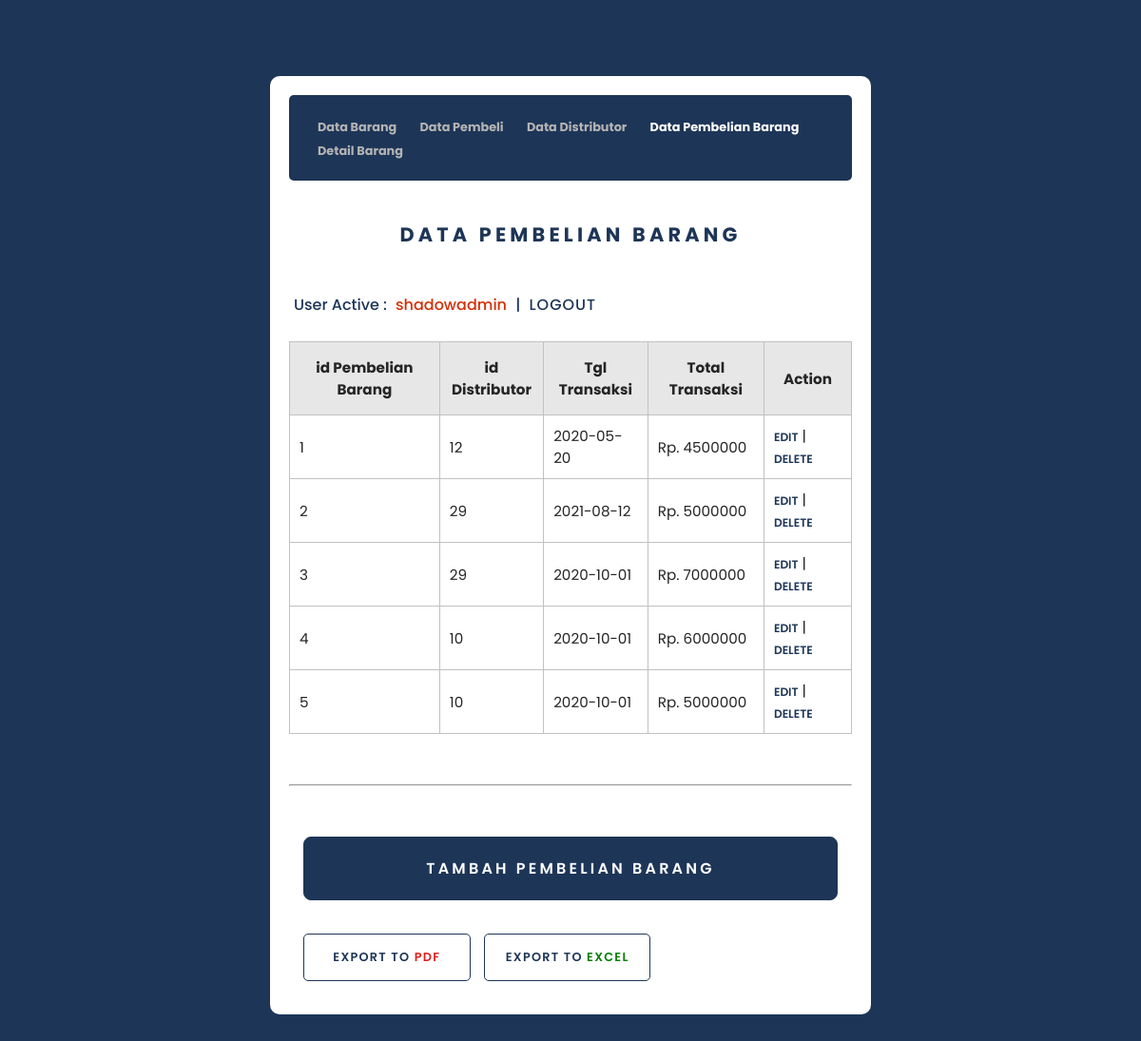
Page /uas_basisdata/admin/datapembelianbarang.php (signed in) on the committed database.
### tables this page shows
CREATE TABLE `data_pembelian_barang` (
  `id_pembelian_barang` int(5) NOT NULL AUTO_INCREMENT,
  `id_distributor` int(5) NOT NULL,
  `tgl_transaksi_pembelian` date DEFAULT NULL,
  `total_transaksi` int(15) DEFAULT NULL,
  PRIMARY KEY (`id_pembelian_barang`),
  KEY `id_distributor` (`id_distributor`),
  CONSTRAINT `data_pembelian_barang_ibfk_1` FOREIGN KEY (`id_distributor`) REFERENCES `data_distributor` (`id_distributor`) ON DELETE CASCADE ON UPDATE CASCADE
);

### uas_basisdata/admin/datapembelianbarang.php (the view, shortened to what this page needs)
<?php
include "../koneksi.php";
$datapembelian = "SELECT * FROM `data_pembelian_barang` ORDER BY `data_pembelian_barang`.`id_pembelian_barang` ASC";
$printb = mysqli_query($conn, $datapembelian);
?>
<!DOCTYPE html>
<html lang="en">
<head>
    <link rel="stylesheet" href="../css/style.css" type="text/css">
</head>
<body>
    <div class="containers">
        <nav>
            <a href="databarang.php">Data Barang</a>
            <a href="datapembeli.php">Data Pembeli</a>
            <a href="datadistributor.php">Data Distributor</a>
            <a href="datapembelianbarang.php" class="active">Data Pembelian Barang</a>
            <a href="detailbarang.php">Detail Barang</a>
        </nav>
        <div id="datapembeli">
            <header>
                <h3>DATA PEMBELIAN BARANG</h3>
                <h4>User Active :
                    <span class="user_login">
                        <?php echo $_SESSION['username']; ?>
                    </span> |
                    <a class="link" href="../logout.php">Logout</a>
                </h4>
            </header>
            <div class="main">
                <table>
                    <tr>
                        <th>id Pembelian Barang</th>
                        <th>id Distributor</th>
                        <th>Tgl Transaksi</th>
                        <th>Total Transaksi</th>
                        <th>Action</th>
                    </tr>
                <?php while($b = mysqli_fetch_array($printb)): ?>
                    <tr>
                        <td><?= $b['id_pembelian_barang'];?></td>
                        <td><?= $b['id_distributor'];?></td>
                        <td><?= $b['tgl_transaksi_pembelian'];?></td>
                        <td>Rp. <?= $b['total_transaksi'];?></td>
                        <td>
                            <a class="edit" href="update/updatepage_pembelian.php?id=<?php echo $b['id_pembelian_barang']; ?>">EDIT</a> |
                            <a class="delete" href="delete/deletepembelian.php?id=<?php echo $b['id_pembelian_barang']; ?>">DELETE</a>
                        </td>
                    </tr>
                <?php endwhile;?>
                </table>
                <br><hr><br>
                <a class="button" href="input/inputpage_pembelian.php">Tambah Pembelian Barang</a>
                <div class="exportnav">
                    <a class="exportbutton" href="#databarang">Export to <span style="color:#e41d1d">PDF</span></a>
                    <a class="exportbutton" href="print.php" target="_blank">Export to <span style="color:green">EXCEL</span></a>
                </div>
            </div>
        </div>
    </div>
</body>
</html>

### uas_basisdata/css/style.css (style rules this page uses)
body { font-family: 'poppins'; background-color: #1d3557;; color: #fff; }
table { border-collapse: collapse; margin: 20px 0px; color:rgb(37, 37, 37); font-size: 0.95em; margin-left: auto; margin-right: auto; }
td { border: 1px solid #c1c1c1; padding: 10px; }
th { border: 1px solid #c1c1c1; padding: 15px 5px; background-color: #e7e7e7; }
.edit , .delete { text-decoration: none; font-size: 0.8em; color:#1d3557; text-transform: uppercase; font-weight: 600; }
.button { text-decoration: none; font-size: 1em; color:#fff; text-transform: uppercase; font-weight: 600; text-align: center; border: 1px solid #1d3557; padding: 20px; display: flex; justify-content: center; margin : 20px 15px; background-color: #1d3557; border-radius: 8px; cursor: pointer; letter-spacing: 0.2em; }
.containers { width: 50%; margin: 5em auto; background-color: #fff; padding: 20px; border-radius: 10px; }
.containers h3 { text-align: center; color: #1d3557; font-weight: 700; font-size: 1.3em; padding: 20px; letter-spacing: .2em; }
h4 { color: #1d3557; font-weight: 500; padding: 5px; }
.user_login { color: #d33007; font-weight: 500; padding: 5px; }
nav { display: block; background-color: #1d3557; padding: 20px; border-radius: 5px; }
nav a { padding: 20px 10px; color:#b4b4b4; font-size: .8em; text-decoration: none; font-weight: bold; transition: 0.5s; }
nav a.active, nav a:hover { color: #fff; }
.link { color: #1d3557; text-decoration: none; transition: 0.3s; text-transform: uppercase; font-weight: 500; letter-spacing: 1px; margin-left: 5px; }
.exportnav { display: inline; background-color: #fff; margin: 10px; }
.exportnav a { display: inline-block; }
.exportbutton { text-decoration: none; font-size: .8em; color:#1d3557; text-transform: uppercase; font-weight: 600; border: 1px solid #1d3557; padding: 15px 10px; margin: 15px 5px; background-color: #fff; border-radius: 5px; cursor: pointer; letter-spacing: 0.1em; transition: 0.5s; width: 12em; text-align: center; }

### rows in the picture
data_pembelian_barang: id_pembelian_barang "1", id_distributor "12", tgl_transaksi_pembelian "2020-05-20", total_transaksi "4500000"
data_pembelian_barang: id_pembelian_barang "2", id_distributor "29", tgl_transaksi_pembelian "2021-08-12", total_transaksi "5000000"
data_pembelian_barang: id_pembelian_barang "3", id_distributor "29", tgl_transaksi_pembelian "2020-10-01", total_transaksi "7000000"
data_pembelian_barang: id_pembelian_barang "4", id_distributor "10", tgl_transaksi_pembelian "2020-10-01", total_transaksi "6000000"
data_pembelian_barang: id_pembelian_barang "5", id_distributor "10", tgl_transaksi_pembelian "2020-10-01", total_transaksi "5000000"

### other values in the picture
$_SESSION['username'] "shadowadmin"
